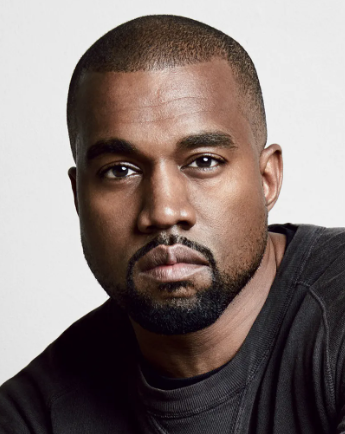
#> input picture Canny edge detection/input_image.png, 345 x 434 px
$ jupyter execute canny_edge.ipynb
#> lines starting #> are read from the running program, lines starting #| are printed output that depends on the picture
[cell 1]
import cv2
import numpy as np
import math

Reading input image

[cell 2]
image = cv2.imread("input_image.png")
#> image is the input picture: shape (434, 345, 3); mean B, G, R 116.4, 119.7, 132.2

image_grayscale = cv2.cvtColor(image, cv2.COLOR_BGR2GRAY)
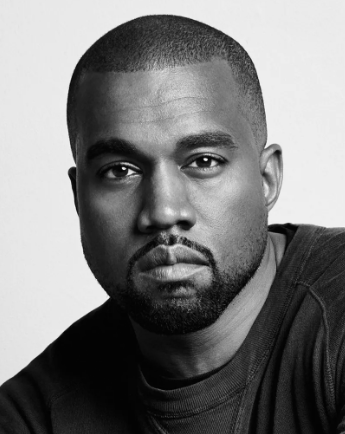
#> image_grayscale: shape (434, 345); min 2, max 245, mean 123
image_padded = np.pad(image_grayscale, ((1, 1), (1, 1)), 'constant', constant_values=255)  # 1 pixel padding
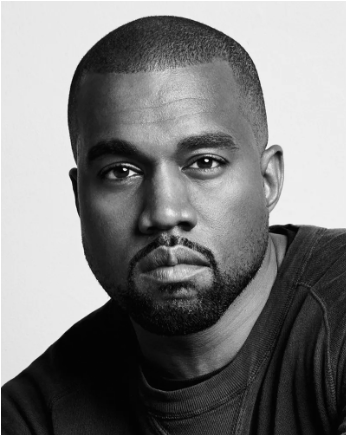
#> image_padded: shape (436, 347); min 2, max 255, mean 124.4
blurred = cv2.GaussianBlur(image_padded, (5, 5), 0)  # 5x5 kernel gaussian blur
h, w = blurred.shape
#> h = 436; w = 347

Findings edges of the input image (Canny's algorithm)

[cell 3]
final = np.zeros((h, w), dtype=np.uint8)

# hyperparameter
low_thr = 6

# calculating gradient angle and intensivity for each pixel

grad_angle = np.zeros((h, w))
grad_intense = np.zeros((h, w))
angles_list = [-180, -135, -90, -45, 0, 45, 90, 135, 180]

for i in range(1, h-1):
  for j in range(1, w-1):
    grad_x = (int(blurred[i][j + 1]) -  int(blurred[i][j - 1])) / 2
    grad_y = (int(blurred[i + 1][j]) -  int(blurred[i - 1][j])) / 2

    grad_intense[i][j] = math.sqrt(grad_x ** 2 + grad_y ** 2)
    grad_angle[i][j] = round(math.degrees(math.atan2(grad_y, grad_x)))
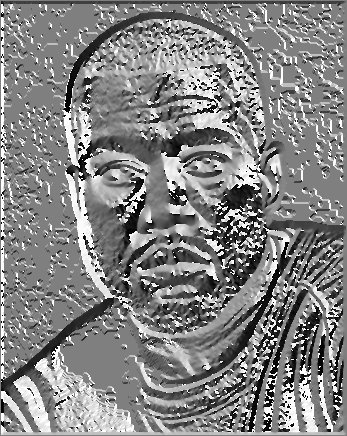
#> grad_angle: shape (436, 347) float64; min -179, max 180, mean 7.3; drawn with min black and max white
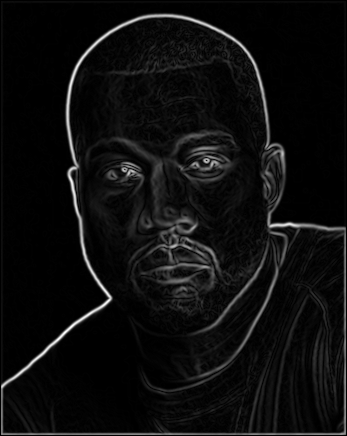
#> grad_intense: shape (436, 347) float64; min 0, max 75.41, mean 4.2; drawn with min black and max white


# deciding the direction of the gradient

for i in range(1, h-1):
    for j in range(1, w-1):

        pixel_angle = grad_angle[i][j]
        pixel_intense = grad_intense[i][j]
        angles_diff = [0 for _ in range(9)]

        for idx, angle in enumerate(angles_list):
            angles_diff[idx] = abs(pixel_angle - angle)

        angle = min(angles_diff)
        index =  angles_diff.index(angle)
        angle = angles_list[index]

        if angle == -180 or angle == 180 or angle == 0:
            pixel_1 = grad_intense[i][j - 1]
            pixel_2 = grad_intense[i][j + 1]
        elif angle == 45 or angle == -135:
            pixel_1 = grad_intense[i - 1][j - 1]
            pixel_2 = grad_intense[i + 1][j + 1]
        elif angle == 90 or angle == -90:
            pixel_1 = grad_intense[i - 1][j]
            pixel_2 = grad_intense[i + 1][j]
        elif angle == -45 or angle == 135:
            pixel_1 = grad_intense[i + 1][j - 1]
            pixel_2 = grad_intense[i - 1][j + 1]

        # checking if the pixel is considered as edge

        if pixel_intense > pixel_1 and pixel_intense > pixel_2 and pixel_intense > low_thr:
            final[i][j] = 255
        else:
            final[i][j] = 0
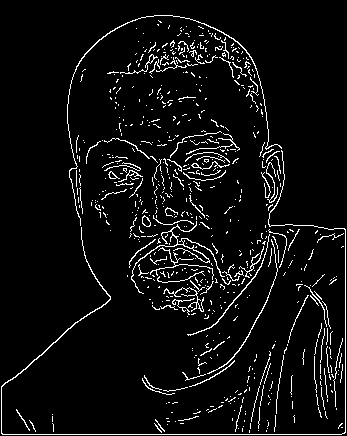
#> final: shape (436, 347); 5.7% white in thin lines or dots

cv2.imwrite("edges.png", final)
#> Out = True
